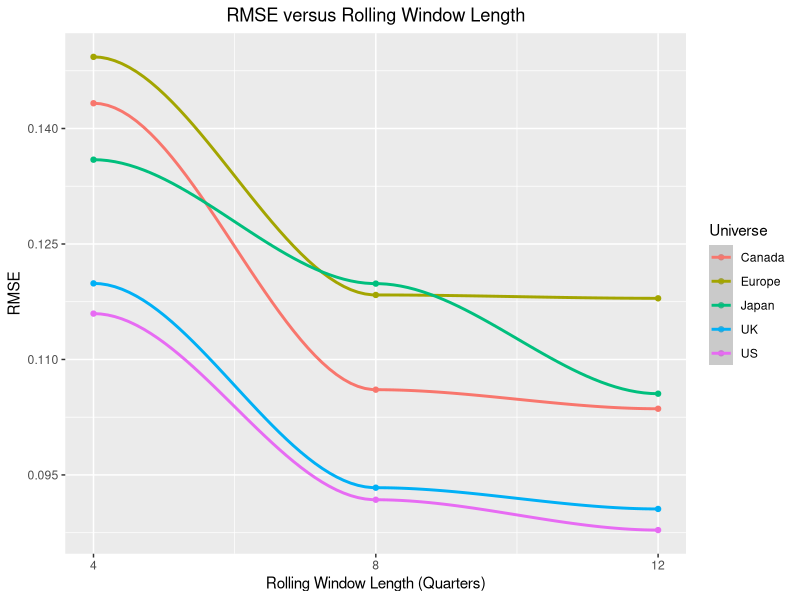
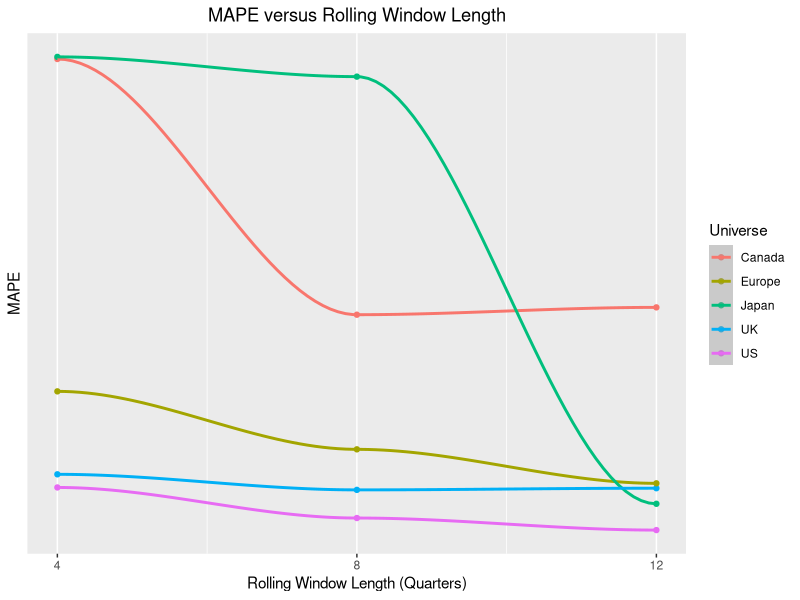
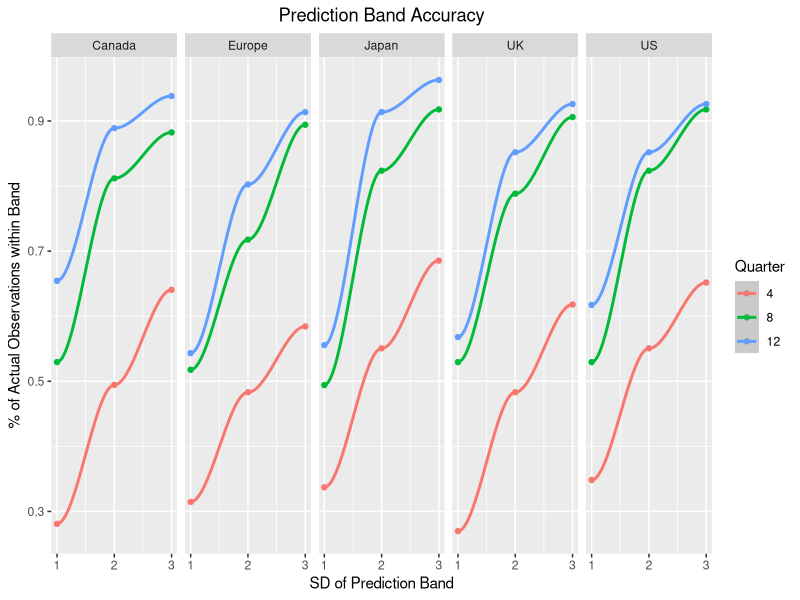

Write the R code that produced these figures, in order.
## ---- chunk 1
#########################################
########## code chunk settings ##########
#########################################

knitr::opts_chunk$set(comment = NA, echo = FALSE, message = FALSE, warning = FALSE, fig.align = 'center')
## ---- chunk 2
###################################################################################################
########## import data, transform to quarterly returns time series, compute Shapiro Wilk ##########
###################################################################################################

library(xts)
levels <- read.csv("levels2.csv", header = TRUE)
levels <- levels[1:nrow(levels) - 1, ] # remove last row (not quarterly)
days <- as.Date(levels$dd.mmm.yy, "%d-%b-%y") # coercing to "date"
levels <- xts(levels[, 3:ncol(levels)], order.by = days)
levels <- levels / lag(levels, 1) - 1
levels <- levels[2:nrow(levels), ]
SW <- apply(levels, 2, shapiro.test)
SW_pvalues <- unlist(lapply(SW, '[[', 2))
SW_pvalues <- as.matrix(t(SW_pvalues))
rownames(SW_pvalues) <- "P value"
SW_pvalues
## ---- chunk 3
######################################################
########## SD's for each of the time series ##########
######################################################

SD <- apply(levels, 2, sd) * sqrt(4)
SD <- as.matrix(t(SD))
rownames(SD) <- "Standard deviation"
SD
## ---- chunk 4
#######################################################################
########## main code to generate the time series regressions ##########
#######################################################################

library(ggplot2)

strat_names <- c("Canada 4-Quarter", "Japan 4-Quarter", "UK 4-Quarter",
               "US 4-Quarter", "Europe 4-Quarter", "Canada 8-Quarter",
               "Japan 8-Quarter", "UK 8-Quarter", "US 8-Quarter",
               "Europe 8-Quarter", "Canada 12-Quarter", "Japan 12-Quarter",
               "UK 12-Quarter", "US 12-Quarter", "Europe 12-Quarter")

days <- index(levels)
total_res <- 0
res_loop <- 0
count <- 0 # count the number of iterations
rw <- c(4, 8, 12) # rolling window
RMSE_vector <- matrix(rep(0, length(rw) * (ncol(levels))))
rownames(RMSE_vector) <- strat_names
colnames(RMSE_vector) <- "RMSE"
MAPE_vector <- matrix(rep(0, length(rw) * (ncol(levels))))
rownames(MAPE_vector) <- strat_names
colnames(MAPE_vector) <- "MAPE"
df_list <- list()
ggplots <- list()
SD_pct_matrix <- matrix(0, nrow = length(rw) * (ncol(levels)),
                 ncol = 3)
colnames(SD_pct_matrix) <- c("1 SD", "2 SD", "3 SD")
rownames(SD_pct_matrix) <- strat_names

#####################################################################
####### looping over the 4-, 8-, and 12-month rolling windows #######
#####################################################################


for (i in rw) {

  days_minus_rw <- days[(i + 1):length(days)]

  predict_vector <- rep(0, nrow(levels) - i)

  predict_vector_1_upper <- rep(0, nrow(levels) - i)
  predict_vector_1_lower <- rep(0, nrow(levels) - i)
  predict_vector_2_upper <- rep(0, nrow(levels) - i)
  predict_vector_2_lower <- rep(0, nrow(levels) - i)
  predict_vector_3_upper <- rep(0, nrow(levels) - i)
  predict_vector_3_lower <- rep(0, nrow(levels) - i)

  len <- as.numeric(nrow(levels)) - i


#####################################################################
####### looping over 5 countries/regions in the levels dataset ######
#####################################################################

  
    for (j in 1:ncol(levels)) {
 
      levels_country <- ts(levels[,j], frequency = 4)
      
      actual_vector <- levels_country[(i + 1):length(levels_country)]


#####################################################################
################## looping through the time series ##################
#####################################################################


      for (k in 1:len) {
        
        country_rw_Q <- levels_country[k:(i+k-1)]
        
        country_train <- country_rw_Q[1:length(country_rw_Q)-1]
        
        AR_model <- suppressWarnings(tryCatch(arima(country_train,
                    order = c(1, 0, 0), method = "ML",
                    optim.control = list(maxit = 2000)),
                    error = function(x)
                      arima(country_train, order = c(1, 0, 0),
                            method = "ML",
                            optim.control = list(maxit = 2000),
                            transform.pars = FALSE)))
      
        res_loop <- as.numeric(country_train[length(country_train)] - 
                    predict(AR_model)$pred)

        predict_vector[k] <- predict(AR_model)$pred

        predict_vector_1_upper[k] <- predict(AR_model)$pred + 
                                     1 * sqrt(AR_model$sigma2)
        predict_vector_1_lower[k] <- predict(AR_model)$pred - 
                                     1 * sqrt(AR_model$sigma2)
        predict_vector_2_upper[k] <- predict(AR_model)$pred + 
                                     2 * sqrt(AR_model$sigma2)
        predict_vector_2_lower[k] <- predict(AR_model)$pred - 
                                     2 * sqrt(AR_model$sigma2)
        predict_vector_3_upper[k] <- predict(AR_model)$pred + 
                                     3 * sqrt(AR_model$sigma2)
        predict_vector_3_lower[k] <- predict(AR_model)$pred - 
                                     3 * sqrt(AR_model$sigma2)

        total_res <- total_res + res_loop^2
        
        count <- count + 1
        
              }
      

      
      ij_iter <- j + ncol(levels) * (which(i == rw) - 1)
      RMSE_vector[ij_iter] <- sqrt(total_res / count)
      MAPE_vector[ij_iter] <- rowMeans(abs((t(actual_vector) -
                              t(predict_vector)) /
                              t(actual_vector)))
      SD_pct_matrix[ij_iter,1] <- sum(predict_vector_1_lower <= 
                                  actual_vector & actual_vector <= 
                                  predict_vector_1_upper) / len
      SD_pct_matrix[ij_iter,2] <- sum(predict_vector_2_lower <= 
                                  actual_vector & actual_vector <= 
                                  predict_vector_2_upper) / len
      SD_pct_matrix[ij_iter,3] <- sum(predict_vector_3_lower <= 
                                  actual_vector & actual_vector <= 
                                  predict_vector_3_upper) / len
      df <- as.data.frame(cbind(days_minus_rw, actual_vector,
            predict_vector, predict_vector_1_upper,
            predict_vector_1_lower, predict_vector_2_upper,
            predict_vector_2_lower, predict_vector_3_upper,
            predict_vector_3_lower))
      df$days_minus_rw <- as.Date(df$days_minus_rw,
            origin = "1970-01-01")
      df_list[[ij_iter]] <- df
      ggplots <- lapply(df_list,function(x) ggplot(x,
                 aes(x = days_minus_rw, y = actual_vector, color = "Actual Observation"), size = 1.25) +
                 geom_point() +
                 geom_line(aes(y = predict_vector, color = "Predicted Observation"), size = 1.5) +
                 geom_line(aes(y = predict_vector_3_lower, color = "3 SD")) +
                 geom_line(aes(y = predict_vector_3_upper, color = "3 SD")) +
                 labs(x = "Time", y = "Quarterly % Changes", color = "Color"))
      total_res <- 0 # re-initializing total_res
      res_loop <- 0 # re-initializing res_loop
      count <- 0 # re-initializing count
      
          }
  

}


#####################################################################
# couldn't dyamically create titles in main loop, but this loop does
#####################################################################


for (i in rw) {
  for (j in 1:ncol(levels)) {
    ij_iter <- j + ncol(levels) * (which(i == rw) - 1)
    ggplots[[ij_iter]] <- ggplots[[ij_iter]] +
                          ggtitle(paste(colnames(levels)[j]," ",
                          i,"-Month", sep = "")) +
                          theme(plot.title = element_text(hjust = 0.5,
                          size = 22))
  }
}

## ---- chunk 5
#################################################################
########## convert RMSE vector to matrix and then plot ##########
#################################################################

library(tidyr)
dim(RMSE_vector) <- c(5,3) # convert vector to matrix
colnames(RMSE_vector) <- c(4, 8, 12)
rownames(RMSE_vector) <- c("Canada", "Japan", "UK", "US", "Europe")
RMSE_df <- as.data.frame(cbind(universe = rownames(RMSE_vector), RMSE_vector))
RMSE_tall <- gather(RMSE_df, key = RW, value = RMSE, -universe)
ggplot(RMSE_tall, aes(x = as.numeric(RW), y = as.numeric(RMSE), col = universe)) + 
  geom_point() + 
  geom_smooth(aes(group = universe)) + 
  scale_x_continuous(breaks = seq(4,12,4)) + 
  scale_y_continuous(breaks = seq(0.08,0.155,0.015)) + 
  labs(x = "Rolling Window Length (Quarters)", y = "RMSE", title = "RMSE versus Rolling Window Length", col = "Universe") + 
  theme(plot.title = element_text(hjust = 0.5))
## ---- chunk 6
#################################################################
########## convert MAPE vector to matrix and then plot ##########
#################################################################

dim(MAPE_vector) <- dim(RMSE_vector) # convert vector to matrix
colnames(MAPE_vector) <- colnames(RMSE_vector)
rownames(MAPE_vector) <- rownames(RMSE_vector)
MAPE_df <- as.data.frame(cbind(universe = rownames(MAPE_vector), MAPE_vector))
MAPE_tall <- gather(MAPE_df, key = RW, value = MAPE, -universe)
ggplot(MAPE_tall, aes(x = as.numeric(RW), y = as.numeric(MAPE), col = universe)) + 
  geom_point() + 
  geom_smooth(aes(group = universe)) + 
  scale_x_continuous(breaks = seq(4,12,4)) + 
  scale_y_continuous(breaks = seq(0.08,0.155,0.015)) + 
  labs(x = "Rolling Window Length (Quarters)", y = "MAPE", title = "MAPE versus Rolling Window Length", col = "Universe") + 
  theme(plot.title = element_text(hjust = 0.5))
## ---- chunk 7
##########################################
########## plot accuracy matrix ##########
##########################################

colnames(SD_pct_matrix) <- c(1, 2, 3)
pred_band_df <- as.data.frame(cbind(universe = rep(c("Canada", "Japan", "UK", "US", "Europe"),3), quarter = c(rep(4,5),rep(8,5),rep(12,5)), SD_pct_matrix))
pred_band_tall <- gather(pred_band_df, key = SD, value = Pct, -universe, -quarter)
ggplot(pred_band_tall, aes(x = as.numeric(SD), y = as.numeric(Pct), col = factor(quarter, levels = c(4, 8, 12)))) +
  geom_point() + 
  geom_smooth(aes(group = quarter)) + 
  facet_wrap(. ~ universe, ncol = 5) + 
  scale_x_continuous(breaks = seq(1,3,1)) + 
  scale_y_continuous(breaks = seq(0.1,0.9,0.2)) + 
  labs(x = "SD of Prediction Band", y = "% of Actual Observations within Band", col = "Quarter", title = "Prediction Band Accuracy") + 
  theme(plot.title = element_text(hjust = 0.5))
